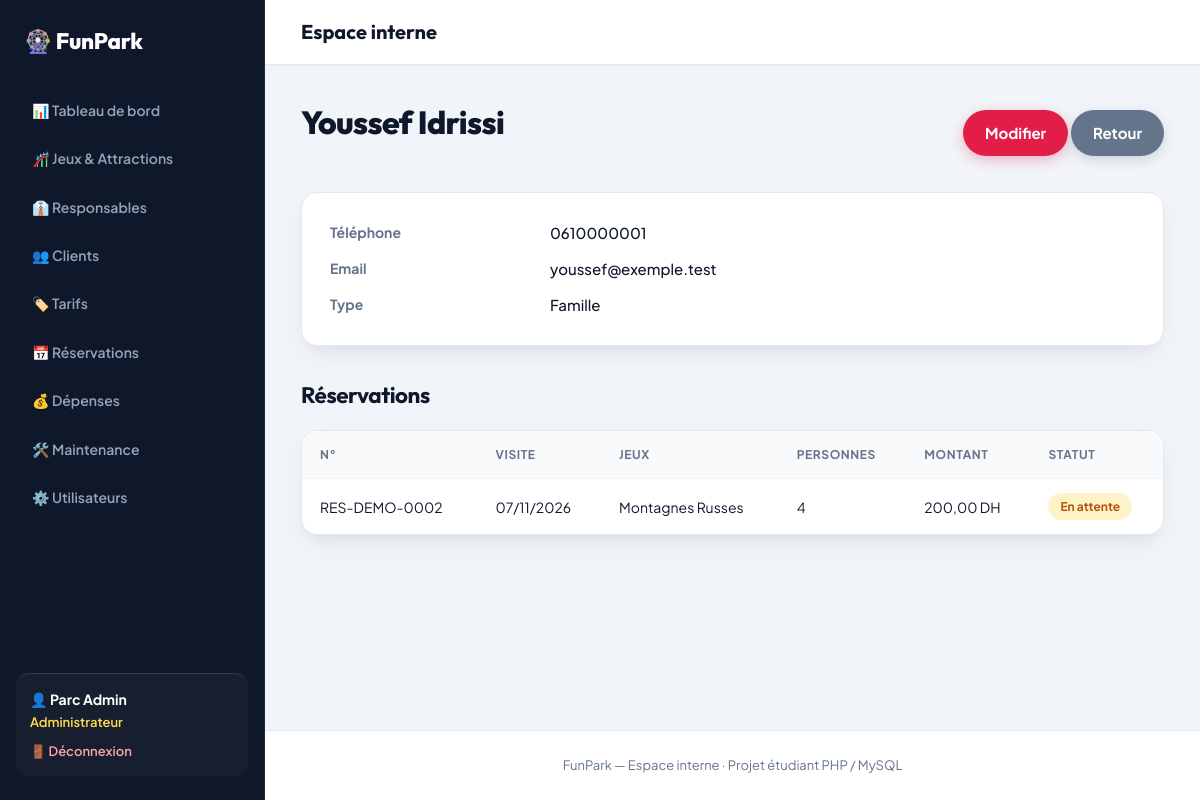
Page /parc-jeux/index.php?page=clients&action=detail&id=1 (signed in) on the committed database.
### tables this page shows
CREATE TABLE client (
  id_client INT AUTO_INCREMENT PRIMARY KEY,
  nom VARCHAR(50) NOT NULL,
  prenom VARCHAR(50) NOT NULL,
  telephone VARCHAR(20),
  email VARCHAR(100),
  type_client ENUM('individuel','famille','groupe') NOT NULL DEFAULT 'individuel'
);

CREATE TABLE reservation (
  id_reservation INT AUTO_INCREMENT PRIMARY KEY,
  numero_reservation VARCHAR(30) NOT NULL UNIQUE,
  date_creation DATETIME NOT NULL,
  date_visite DATE NOT NULL,
  nombre_personnes INT NOT NULL,
  montant DECIMAL(10,2) NOT NULL,
  remise DECIMAL(10,2) NOT NULL DEFAULT 0.00,
  code_promo VARCHAR(50) NULL,
  statut ENUM('en_attente','confirmee','payee','utilisee','annulee') NOT NULL DEFAULT 'en_attente',
  mode_paiement ENUM('especes','carte') NULL,
  reference_paiement VARCHAR(100) NULL,
  id_client INT NOT NULL,
  FOREIGN KEY (id_client) REFERENCES client(id_client)
);

### parc-jeux/controllers/ClientController.php (called while the page is built, shortened)
<?php
class ClientController {
    private $pdo, $client;
    public function __construct($pdo) {
        $this->pdo = $pdo;
        $this->client = new Client($pdo);
    }
    public function actionDetail() {
        $c = $this->client->trouver((int)($_GET['id'] ?? 0));
        $vide = ['date_debut' => '', 'date_fin' => '', 'statut' => '', 'q' => '', 'id_client' => '', 'id_jeu' => '', 'id_responsable' => ''];
        vue('clients/detail', [
            'c' => $c,
            'reservations' => (new Reservation($this->pdo))->tous($vide, $c['id_client']),
        ]);
    }
}

### parc-jeux/index.php (called while the page is built, shortened)
<?php
require RACINE . '/config/helpers.php';
$action = $_GET['action'] ?? 'index';
try {
    $controleur = new $nomClasse(getPDO());
    $methode = 'action' . ucfirst($action);
    $controleur->$methode();
} catch (PDOException $e) {
    die("Erreur de base de données : " . e($e->getMessage()));
}

### parc-jeux/models/Client.php (called while the page is built, shortened)
<?php
class Client {
    private $pdo;
    public function __construct($pdo) { $this->pdo = $pdo; }
    public function trouver($id) {
        $req = $this->pdo->prepare("SELECT * FROM client WHERE id_client = ?");
        $req->execute([$id]);
        return $req->fetch();
    }
}

### parc-jeux/models/Reservation.php (called while the page is built, shortened)
<?php
class Reservation {
    private $pdo;
    public function __construct($pdo) { $this->pdo = $pdo; }
    public function tous($f, $idClient = null, $idResponsable = null) {
        $sql = "SELECT r.*, c.nom, c.prenom,
                (SELECT GROUP_CONCAT(j.nom SEPARATOR ', ') FROM reservation_jeu rj JOIN jeu j ON j.id_jeu = rj.id_jeu
                 WHERE rj.id_reservation = r.id_reservation) AS jeux
                FROM reservation r JOIN client c ON c.id_client = r.id_client WHERE 1=1";
        $p = [];
        if ($idClient) { $sql .= " AND r.id_client = ?"; $p[] = $idClient; }
        $sql .= " ORDER BY r.date_visite DESC, r.id_reservation DESC";
        $req = $this->pdo->prepare($sql);
        $req->execute($p);
        return $req->fetchAll();
    }
}

### parc-jeux/views/clients/detail.php (the view, shortened to what this page needs)
<div class="entete"><h1><?= e($c['prenom'] . ' ' . $c['nom']) ?></h1>
    <div><a class="btn" href="<?= e(url('clients', 'modifier', ['id' => $c['id_client']])) ?>">Modifier</a>
         <a class="btn gris" href="<?= e(url('clients')) ?>">Retour</a></div></div>
<div class="carte"><dl class="details">
    <dt>Téléphone</dt><dd><?= e($c['telephone']) ?></dd>
    <dt>Email</dt><dd><?= e($c['email']) ?></dd>
    <dt>Type</dt><dd><?= e(libelle($c['type_client'])) ?></dd>
</dl></div>
<h2>Réservations</h2>
<div class="tableau"><table>
    <tr><th>N°</th><th>Visite</th><th>Jeux</th><th>Personnes</th><th>Montant</th><th>Statut</th></tr>
    <?php foreach ($reservations as $r): ?>
    <tr><td><?= e($r['numero_reservation']) ?></td><td><?= dateFr($r['date_visite']) ?></td><td><?= e($r['jeux']) ?></td>
        <td><?= (int)$r['nombre_personnes'] ?></td><td><?= montant($r['montant']) ?></td><td><?= badge($r['statut']) ?></td></tr>
    <?php endforeach; ?>
</table></div>

### parc-jeux/config/helpers.php (shortened to what this page needs)
<?php
function libelle($valeur) {
    $textes = [
        'disponible' => 'Disponible', 'en_fonctionnement' => 'En fonctionnement', 'en_maintenance' => 'En maintenance',
        'hors_service' => 'Hors service', 'ferme_temporairement' => 'Fermé temporairement',
        'admin' => 'Administrateur', 'responsable' => 'Responsable de jeu', 'agent' => 'Agent de vente / accueil',
        'client' => 'Client / visiteur',
        'especes' => 'Espèces', 'carte' => 'Carte', 'paye' => 'Payé', 'en_attente' => 'En attente',
        'confirmee' => 'Confirmée', 'payee' => 'Payée', 'utilisee' => 'Utilisée', 'annulee' => 'Annulée',
        'signalee' => 'Signalée', 'planifiee' => 'Planifiée', 'en_cours' => 'En cours', 'terminee' => 'Terminée',
        'jeu' => 'Lié à un jeu', 'general' => 'Frais généraux',
        'individuel' => 'Individuel', 'famille' => 'Famille', 'groupe' => 'Groupe',
        'actif' => 'Actif', 'inactif' => 'Inactif', 'valide' => 'Valide', 'utilise' => 'Utilisé',
        'billet' => 'Billets', 'reservation' => 'Réservation', 'abonnement' => 'Abonnement', 'autre' => 'Autre',
    ];
    return $textes[$valeur] ?? $valeur;
}
function badge($valeur) {
    return '<span class="badge b-' . e($valeur) . '">' . e(libelle($valeur)) . '</span>';
}
function e($texte) {
    return htmlspecialchars((string)$texte, ENT_QUOTES, 'UTF-8');
}
function montant($valeur) {
    return number_format((float)$valeur, 2, ',', ' ') . ' DH';
}
function dateFr($date) {
    return $date ? date('d/m/Y', strtotime($date)) : '-';
}
function url($page, $action = 'index', $params = []) {
    return 'index.php?' . http_build_query(array_merge(['page' => $page, 'action' => $action], $params));
}
function vue($fichier, $donnees = [], $mode = null) {
    extract($donnees);
    require RACINE . '/views/layout/header.php';
    require RACINE . '/views/layout/navbar.php';
    require RACINE . '/views/' . $fichier . '.php';
    require RACINE . '/views/layout/footer.php';
}

### parc-jeux/public/css/style.css (style rules this page uses)
:root { --font-body: 'Plus Jakarta Sans', system-ui, -apple-system, sans-serif; --font-heading: 'Outfit', 'Plus Jakarta Sans', sans-serif; --violet: #4f46e5; --violet-fonce: #0f172a; --violet-back: #1e1b4b; --magenta: #e11d48; --magenta-hover: #be123c; --or: #f59e0b; --or-clair: #fde047; --ciel: #0284c7; --emerald: #10b981; --creme: #f8fafc; --blanc: #ffffff; --texte: #0f172a; --texte-doux: #64748b; --bordure: #e2e8f0; --ombre: 0 10px 25px -5px rgba(15, 23, 42, 0.08), 0 8px 10px -6px rgba(15, 23, 42, 0.04); --ombre-forte: 0 20px 35px -5px rgba(15, 23, 42, 0.14), 0 10px 15px -5px rgba(15, 23, 42, 0.08); --rayon: 16px; --rayon-lg: 24px; --nav-h: 76px; --sidebar-w: 265px; }
*, *::before, *::after { box-sizing: border-box; }
html { scroll-behavior: smooth; width: 100%; min-height: 100%; margin: 0; padding: 0; }
body { width: 100%; min-height: 100%; margin: 0; padding: 0; font-family: var(--font-body); background: var(--creme); color: var(--texte); line-height: 1.6; -webkit-font-smoothing: antialiased; }
h1, h2, h3, h4, h5, h6 { font-family: var(--font-heading); font-weight: 700; letter-spacing: -0.02em; }
a { color: var(--violet); text-decoration: none; transition: all 0.2s ease; }
body.mode-admin { display: flex; flex-direction: row; width: 100%; min-height: 100vh; margin: 0; padding: 0; background: #f1f5f9; }
.mode-admin .entete, .mode-admin .filtres, .mode-admin .tableau, .mode-admin table, .mode-admin .cartes, .mode-admin .deux-colonnes, .mode-admin .carte, .mode-admin .formulaire, .mode-admin .message, .mode-admin .bandeau-info, .mode-admin .grille-jeux, .mode-admin .grille-tarifs, .mode-admin .carte-detail-jeu, .mode-admin .detail-jeu-grille { width: 100% !important; max-width: none !important; box-sizing: border-box; }
h1 { font-size: 2rem; margin: 0 0 20px; color: var(--violet-fonce); font-weight: 800; }
h2 { font-size: 1.4rem; margin: 32px 0 16px; color: var(--violet-fonce); }
.entete { display: flex; justify-content: space-between; align-items: center; flex-wrap: wrap; gap: 16px; margin-bottom: 24px; }
.btn { display: inline-flex; align-items: center; justify-content: center; gap: 8px; background: linear-gradient(135deg, var(--magenta), #e11d48); color: var(--blanc) !important; border: none; padding: 11px 22px; border-radius: 999px; cursor: pointer; font-size: 15px; font-weight: 700; box-shadow: 0 4px 14px rgba(225, 29, 72, 0.3); transition: all 0.2s cubic-bezier(0.16, 1, 0.3, 1); }
.btn.gris { background: #64748b; box-shadow: 0 4px 12px rgba(100, 116, 139, 0.25); }
.tableau { overflow-x: auto; background: var(--blanc); border-radius: var(--rayon); box-shadow: var(--ombre); border: 1px solid var(--bordure); }
table { width: 100%; border-collapse: collapse; }
th, td { padding: 14px 18px; text-align: left; border-bottom: 1px solid #f1f5f9; font-size: 14px; vertical-align: middle; }
th { background: #f8fafc; color: var(--texte-doux); font-weight: 700; text-transform: uppercase; font-size: 12px; letter-spacing: 0.05em; }
tr:last-child td { border-bottom: none; }
.badge { display: inline-flex; align-items: center; padding: 4px 12px; border-radius: 999px; font-size: 12px; font-weight: 700; white-space: nowrap; }
.b-en_maintenance, .b-en_attente, .b-signalee, .b-ferme_temporairement { background: #fef3c7; color: #b45309; }
.formulaire, .carte { background: var(--blanc); padding: 28px; border-radius: var(--rayon); box-shadow: var(--ombre); border: 1px solid var(--bordure); }
.details { display: grid; grid-template-columns: 200px 1fr; gap: 12px 20px; margin: 0; }
.details dt { font-weight: 700; color: var(--texte-doux); font-size: 14px; }
.details dd { margin: 0; font-size: 15px; font-weight: 500; }

### rows in the picture
client: prenom+nom "Youssef Idrissi", telephone "0610000001", email "youssef@exemple.test", type_client "Famille"
reservation: numero_reservation "RES-DEMO-0002", date_visite "07/11/2026", jeux "Montagnes Russes", nombre_personnes "4", montant "200,00 DH", statut "En attente"

### other values in the picture
$_SESSION['user']['prenom'] . ' ' . $_SESSION['user']['nom'] "Parc Admin"
libelle($role) "Administrateur"
$titrePage "Espace interne"
